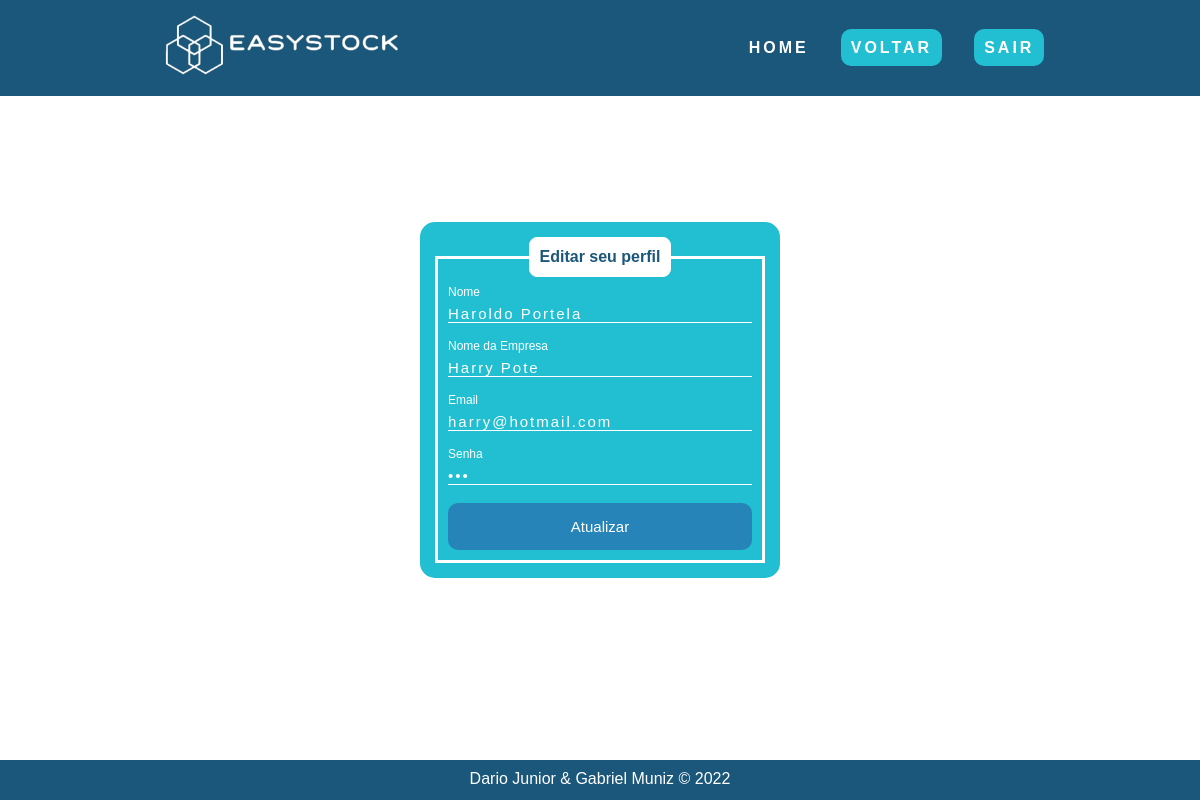
The page /pages/perfil/editar-perfil-cliente.php?id=3 (signed in) on the database its author committed.
### tables this page shows
CREATE TABLE IF NOT EXISTS `clientes`(
    `id` int(2) NOT NULL AUTO_INCREMENT,
    `nome` varchar(45) NOT NULL,
    `nome_empresa` varchar(110) NOT NULL,
    `email` varchar(110) NOT NULL,
    `senha` varchar(15) NOT NULL,
    `nivel` varchar(4),
    PRIMARY KEY (`id`)
);

### pages/perfil/editar-perfil-cliente.php (the view, shortened to what this page needs)
<?php
if (!empty($_GET['id'])) {
    include_once('../../connection/config.php');
    $id = $_GET['id'];
    $sqlSelect = "SELECT * FROM clientes WHERE id = $id";
    $result = $con->query($sqlSelect);
    if ($result->num_rows > 0) {
        while ($cliente_data = mysqli_fetch_assoc($result)) {
            $nome = $cliente_data['nome'];
            $nome_empresa = $cliente_data['nome_empresa'];
            $email = $cliente_data['email'];
            $senha = $cliente_data['senha'];
        }
    } else {
        header("Location: ../login/login.php");
    }
}
?>
<!DOCTYPE html>
<html lang="pt-br">
<head>
    <link rel="stylesheet" href="editar-perfil-cliente.css">
</head>
<body>
    <header>
        <nav class="menu">
            <div class="logo">
                <img src="../../src/img/logo.png" alt="">
            </div>
            <ul class="nav-list">
                <li><a href="../../index.html">Home</a></li>
                <li><a href="../sistema/sistema-cliente.php" id="btn-voltar">Voltar</a></li>
                <li><a href="../login/login.php" id="btn-sair">Sair</a></li>
            </ul>
        </nav>
    </header>
    <div class="box-login">
        <div class="box">
            <form action="saveEdit.php" method="POST">
                <fieldset>
                    <legend><b>Editar seu perfil</b></legend>
                    <br>
                    <div class="inputBox">
                        <input type="text" name="nome" id="nome" value="<?php echo $nome ?>" class="inputUser" required>
                        <label for="nome" class="labelInput">Nome</label>
                    </div>
                    <br><br>
                    <div class="inputBox">
                        <input type="text" name="empresa" id="empresa" value="<?php echo $nome_empresa ?>" class="inputUser" required>
                        <label for="empresa" class="labelInput">Nome da Empresa</label>
                    </div>
                    <br><br>
                    <div class="inputBox">
                        <input type="email" name="email" id="email" value="<?php echo $email ?>" class="inputUser" required>
                        <label for="email" class="labelInput">Email</label>
                    </div>
                    <br><br>
                    <div class="inputBox">
                        <input type="password" name="senha" id="senha" value="<?php echo $senha ?>" class="inputUser" required>
                        <label for="senha" class="labelInput">Senha</label>
                        <br><br>
                    </div>
                    <input type="submit" name="update" id="update" value="Atualizar" onclick="mensagem()">
                </fieldset>
            </form>
        </div>
    </div>
    <footer id="footer">
        <p class="copyright"> Dario Junior & Gabriel Muniz &copy; 2022 </p>
    </footer>
</body>
</html>

### pages/perfil/editar-perfil-cliente.css (style rules this page uses)
:root { --main-bg: #1A577A; --second-bg: #0C2A3B; --blue: #2784B9; --light-blue: #21BFD1; --white: #fff; --black: #000; --orange: #FF5C00; --red: #E00C0C; }
* { padding: 0; margin: 0; box-sizing: border-box; scroll-behavior: smooth; font-family: sans-serif; }
li { list-style: none; }
a { text-decoration: none; }
.logo { font-size: 24px; text-transform: uppercase; letter-spacing: 4px; }
.menu { background-color: var(--main-bg); display: flex; justify-content: space-around; align-items: center; font-family: sans-serif; height: 12vh; margin-bottom: 20px; }
.logo img { width: 250px; }
.nav-list { list-style: none; display: flex; }
.nav-list li { letter-spacing: 3px; margin-left: 32px; }
.nav-list a { color: var(--white); font-weight: bold; text-transform: uppercase; }
#btn-sair { color: var(--white); background-color: var(--light-blue); border-radius: 10px; padding: 10px; text-transform: uppercase; transform: all 0.3s ease-in-out; }
#btn-voltar { color: var(--white); background-color: var(--light-blue); border-radius: 10px; padding: 10px; text-transform: uppercase; transform: all 0.3s ease-in-out; }
.box { color: white; position: absolute; top: 50%; left: 50%; transform: translate(-50%, -50%); background-color: var(--light-blue); padding: 15px; border-radius: 15px; width: 30%; }
fieldset { border: 3px solid var(--white); padding: 10px; }
legend { border: 1px solid var(--white); padding: 10px; text-align: center; background-color: var(--white); border-radius: 8px; color: var(--main-bg); }
.inputBox { position: relative; }
.inputUser { background: none; border: none; border-bottom: 1px solid white; outline: none; color: white; font-size: 15px; width: 100%; letter-spacing: 2px; }
.labelInput { position: absolute; top: 0px; left: 0px; pointer-events: none; transition: .5s; }
.inputUser:focus~.labelInput, .inputUser:valid~.labelInput { top: -20px; font-size: 12px; color: var(--white); }
#update { background: var(--blue); width: 100%; border: none; padding: 15px; color: white; font-size: 15px; cursor: pointer; border-radius: 10px; transition: all 0.4s ease-in-out; }
footer { position: absolute; bottom: 0; background: var(--main-bg); width: 100%; height: 40px; }
.copyright { padding: 10px; text-align: center; color: var(--white); }

### rows shown on the page
clientes: nome "Haroldo Portela", empresa "Harry Pote", email "harry@hotmail.com"
